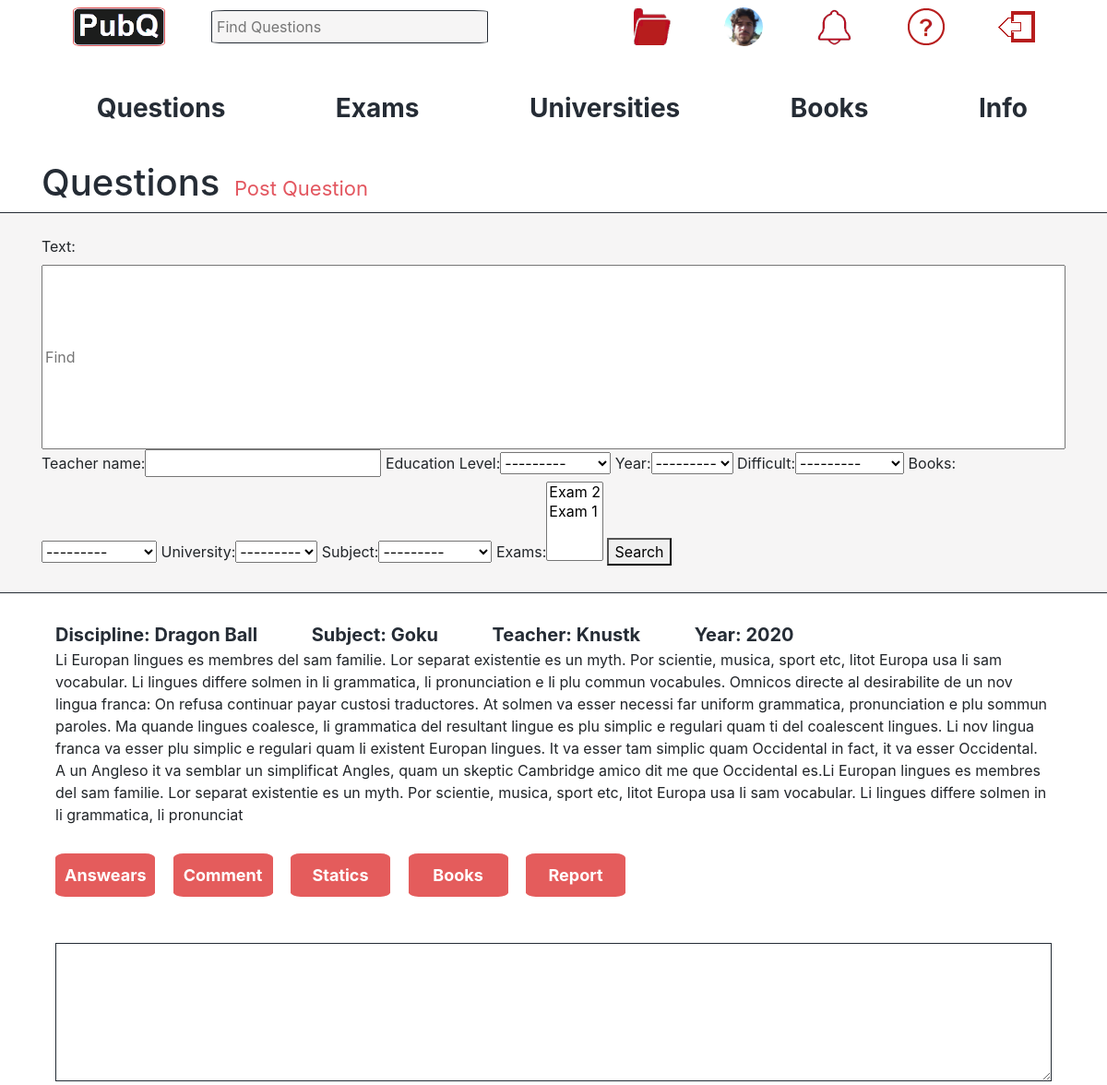
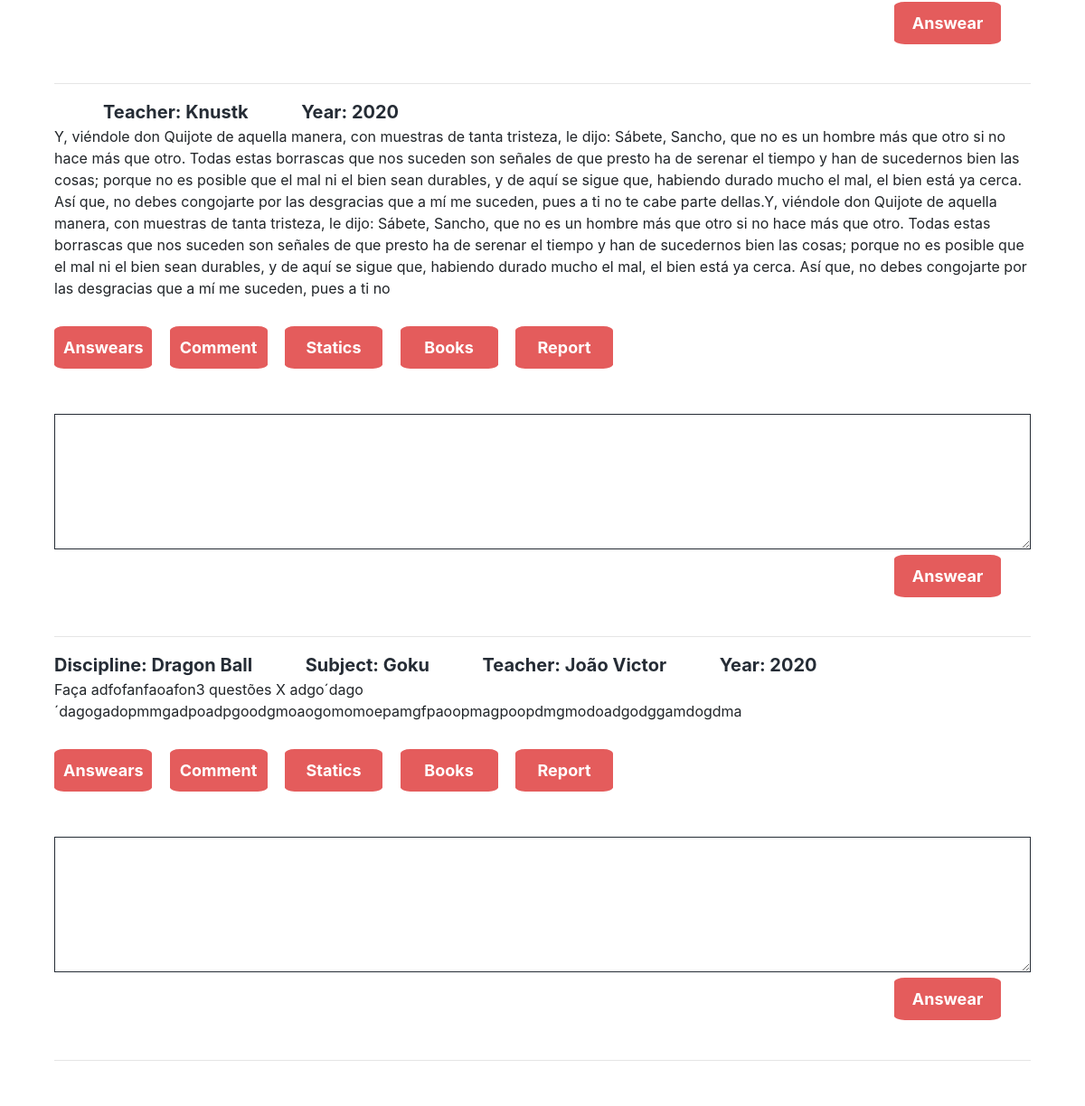
Screenshot of / (signed in) with the database file from the repository (2 pictures, top to bottom).
### base/models.py (models this page shows)
class Question(models.Model):
    date_created = models.DateTimeField(auto_now_add=True, null=True)
    text = models.CharField(max_length=10000)
    teacher_name = models.CharField(max_length=200)
    education_Level = models.CharField(max_length=1, choices=EDUCATIONS)
    year = models.CharField(max_length=2, choices=YEARS)
    answear = models.CharField(max_length=5000, blank=True, null=True)
    is_public = models.BooleanField(default=True, blank=True)
    wrong_answears_count = models.IntegerField(default=0, blank=True)
    difficult = models.CharField(max_length=1, blank=True, default='E', choices=DIFFICULTS)
    pic_1 = models.ImageField(blank=True, null=True)
    pic_2 = models.ImageField(blank=True, null=True)
    books = models.ForeignKey('Book', on_delete=models.SET_NULL, null=True, blank=True)
    university = models.ForeignKey('University', on_delete=models.SET_NULL, null=True, blank=True)
    subject = models.ForeignKey(Subject, on_delete=models.SET_NULL, null=True, blank=True)
    exams = models.ManyToManyField('Exam', blank=True)
    answears = models.ManyToManyField(Answear, blank=True)
    reports = models.ManyToManyField(Report, blank=True)

class Subject(models.Model):
    name = models.CharField(max_length=100)
    discipline_name = models.CharField(max_length=100)
    reports = models.ManyToManyField(Report, blank=True)
    def __str__(self):
        return self.name

### base/views.py (the view)
# urls.py: path("", views.questions, name="questions"),
@login_required(login_url="login")
def questions(request):
    filterQuestions = QuestionFilter(request.GET, queryset=Question.objects.filter(is_public=True))
    paginator = Paginator(filterQuestions.qs, 5)
    page = request.GET.get("page")
    try:
        questions = paginator.page(page)
    except PageNotAnInteger:
        questions = paginator.page(1)
    except EmptyPage:
        questions = paginator.page(paginator.num_pages)
    context = {
        "page": page,
        "questions": questions,
        "filterQuestions": filterQuestions,
    }
    return render(request, "base/questions.html", context)

### base/models.py (called while the page is built)
    def __str__(self):
        return self.initials

    def __str__(self):
        return self.title

    def __str__(self):
        return self.title

### base/templates/base/questions.html (shortened to what this page needs)
{%  extends 'base/main.html' %}
{% block content %}
<div class="container">
    <div style="display: inline-block;">
        <h1 style="color:#252c35;">Questions</h1>
    </div>
    <div style="display: inline-block; margin-left: 1%;">
        <a style="color: #e35760; font-size: 22px; text-align: center;" href="{% url 'postquestion' %}" type="submit">Post Question</a>
    </div>
</div>
<div style="background-color: #f6f5f5; border-top: #252c35 1px solid; border-bottom: #252c35 1px solid;">
    <div style="margin-top: 2%; margin-bottom: 2%;" class="container">
            <form method="get">
              {{ filterQuestions.form }}
              <button type="submit">Search</button>
            </form>
    </div>
</div>
<div class="container" style="margin-top: 30px;">
        {% for question in questions %}
            {% include 'base/question_display.html' %}
        {% endfor %}
</div>
{% endblock %}

### base/templates/base/main.html (shortened to what this page needs)
{% load static %}
<!DOCTYPE html>
<html>
<head>
    <link rel="stylesheet" href="https://stackpath.bootstrapcdn.com/bootstrap/4.5.2/css/bootstrap.min.css">
	<link rel="stylesheet" type="text/css" href="{% static '/css/main.css' %}">
</head>
<body style="margin:0px;">
    <div style="padding-top: 5px;">
        <div>
            {% include 'base/navbar.html' %}
            <div>
                {% block content %}{% endblock %}
        </div>
    </div>
    <p style="color:white; font-size:12px; margin-left:10px;">Kevin's enterprise</p>
</body>
</html>

### base/templates/base/navbar.html
{% load static %}
<div>
    <div class="container" style="margin-bottom: 20px;">
        <nav style="width: 100%; padding-top: 3px; padding-bottom: 10px; height: 50px;">
            <ul class="nav nav-tabs" style="border: 0px;">
                <li class="nav-item" style="margin-top:0px; margin-left:34px;">
                    <a href="{% url 'questions' %}">
                        <img style="border: #e45c5c 1px ridge; border-radius: 9%;" src="{% static 'images/lx10.png' %}">
                    </a>
                </li>
                <li class="nav-item" style="margin-top:0px; margin:auto; margin-left:20px;">
                    <input style="padding:5px; border-radius: 5%; border: #252c35 1px ridge; width: 300px; background-color: #f6f5f5; margin-right: 100px; margin-left: 30px;" placeholder="Find Questions" />
                </li>
                <li class="nav-item" style="margin-top:0px; margin:auto; margin-left: 25px;">
                    <a href="{% url 'myquestions' %}">
                        <img src="{% static 'images/myfolder2.png' %}">
                    </a>
                </li>
                <li class="nav-item" style="margin-top:0px; margin:auto; margin-left: 25px;">
                    <a href="{% url 'account_settings' %}">
                        <div style="width: 42px; height: 42px;">
                            <img style="width: 100%; height: 100%; border-radius: 50%;" src="{% static 'images/perfil.png' %}">
                        </div>
                    </a>
                </li>
                <li class="nav-item" style="margin-top:0px; margin:auto; margin-left: 25px;">
                    <a href="{% url 'notifications' %}">
                        <img src="{% static 'images/notification_k.png' %}">
                    </a>
                </li>
                <li class="nav-item" style="margin-top:0px; margin:auto; margin-left: 25px;">
                    <a href="{% url 'support' %}">
                        <img src="{% static 'images/info.png' %}">
                    </a>
                </li>
                <li class="nav-item" style="margin-top:0px; margin:auto; margin-left: 25px;">
                    <a href="{% url 'logout' %}">
                        <img src="{% static 'images/logout5.png' %}">
                    </a>
                </li>
            </ul>
        </nav>
    </div>
    <div class="container" style="margin-bottom: 20px;">
        <nav style="margin:0px; padding-top: 5px;">
            <ul class="nav nav-tabs" style="border: 0px;">
                <li class="nav-item" style="margin:auto;">
                    <a class="nav-link" style="border-radius: 10%; color:#252c35; padding:15px; padding-left:30px; padding-right:30px;  font-size: 28px; color:#252c35;  font-weight: bold;" href="{% url 'questions' %}">Questions</a>
                </li>
                <li class="nav-item" style="margin:auto;">
                    <a class="nav-link" style="border-radius: 10%; color:#252c35; padding:15px; padding-left:30px; padding-right:30px; font-size: 28px; color:#252c35;  font-weight: bold;" href="{% url 'exams' %}">Exams</a>
                </li>
                <li class="nav-item" style="margin:auto;">
                    <a class="nav-link" style="border-radius: 10%; color:#252c35; padding:15px; padding-left:30px; padding-right:30px; font-size: 28px; color:#252c35; font-weight: bold;" href="{% url 'universities' %}">Universities</a>
                </li>
                <li class="nav-item" style="margin:auto;">
                    <a class="nav-link" style="border-radius: 10%; color:#252c35; padding:15px; padding-left:30px; padding-right:30px;  font-size: 28px; color:#252c35; font-weight: bold;" href="{% url 'books' %}">Books</a>
                </li>
                <li class="nav-item" style="margin:auto; margin-right: 10px;">
                    <a class="nav-link" style="border-radius: 10%; color:#252c35; padding:15px; padding-left:30px; padding-right:30px;  font-size: 28px; color:#252c35; font-weight: bold;" href="{% url 'info' %}">Info</a>
                </li>
            </ul>
        </nav>
    </div>
</div>

### base/templates/base/question_display.html (shortened to what this page needs)
{% load static %}
<div class="container">
    <div style="display:block; margin-bottom:50px; margin-bottom:50px;">
        <div style="display:block;">
            {% if question.subject != None %}
                <div style="display:inline-block; display:inline-block;">
                    <b style="font-size: 20px; color:#252c35;">Discipline: {{question.subject.discipline_name}}</b>
                </div>
            {% endif %}
            {% if question.subject != None %}
                <div style="display:inline-block; margin-left: 5%;">
                    <b style="font-size: 20px; color:#252c35;">Subject: {{question.subject}}</b>
                </div>
            {% endif %}
            <div style="display:inline-block; display:inline-block; margin-left: 5%;">
                <b style="font-size: 20px; color:#252c35;">Teacher: {{question.teacher_name}}</b>
            </div>
            <div style="display:inline-block; display:inline-block; margin-left: 5%;">
                <b style="font-size: 20px; color:#252c35;">Year: {{question.date_created.year}}</b>
            </div>
        </div>
        <div>
            <p style="margin-bottom:30px;">{{question.text}}</p>
        </div>
        <div>
            <button id="answears" style="width: 10%; padding:10px; background-color: #e45c5c; color: white; border-radius: 10%; border:none; margin-right: 15px; font-weight: bold; font-size: 18px;"  onclick="Show">Answears</button>
            <button style="width: 10%; padding:10px; background-color: #e45c5c; color: white; border-radius: 10%; border: none; margin-right: 15px; font-weight: bold; font-size: 18px;">Comment</button>
            <button style="width: 10%; padding:10px; background-color: #e45c5c; color: white; border-radius: 10%; border: none; margin-right: 15px; font-weight: bold; font-size: 18px;">Statics</button>
            <button style="width: 10%; padding:10px; background-color: #e45c5c; color: white; border-radius: 10%; border: none; margin-right: 15px; font-weight: bold; font-size: 18px;">Books</button>
            <a href="postreport"><button style="width: 10%; padding:10px; background-color: #e45c5c; color: white; border-radius: 10%; border: none; font-weight: bold; font-size: 18px;">Report</button></a>
        </div>
    </div>
    <div style="margin-bottom: 4%;">
        <div>
            <textarea style="width:100%; height: 150px; border: #252c35 1px ridge;"></textarea>
            <div style="margin-left: 86%; width: 20%;">
                <button style="padding:10px; padding-right:20px; padding-left:20px; background-color: #e45c5c; color: white; border-radius: 10%; border: none; font-weight: bold; font-size: 18px;" type="submit">Answear</button>
            </div>
        </div>
    </div>
    <hr>
</div>

### base/templates/base/questions.html (style rules this page uses)
#id_text { width: 100%; height: 200px; }

### base/templates/base/question_display.html (style rules this page uses)
#id_text { width: 100%; height: 200px; }

### rows the page displays
Question: subject.discipline_name "Dragon Ball", subject "Goku", teacher_name "Knustk", date_created.year "2020", text "Li Europan lingues es membres del sam familie. Lor separat existentie es un myth. Por scientie, musica, sport etc, litot Europa usa li sam vocabular. Li lingues differe solmen in li grammatica, li pronunciation e li plu commun vocabules. Omnicos directe al desirabilite de un nov lingua franca: On refusa continuar payar custosi traductores. At solmen va esser necessi far uniform grammatica, pronunciation e plu sommun paroles. Ma quande lingues coalesce, li grammatica del resultant lingue es plu simplic e regulari quam ti del coalescent lingues. Li nov lingua franca va esser plu simplic e regulari quam li existent Europan lingues. It va esser tam simplic quam Occidental in fact, it va esser…"
Question: teacher_name "Knustk", date_created.year "2020", text "Y, viéndole don Quijote de aquella manera, con muestras de tanta tristeza, le dijo: Sábete, Sancho, que no es un hombre más que otro si no hace más que otro. Todas estas borrascas que nos suceden son señales de que presto ha de serenar el tiempo y han de sucedernos bien las cosas; porque no es posible que el mal ni el bien sean durables, y de aquí se sigue que, habiendo durado mucho el mal, el bien está ya cerca. Así que, no debes congojarte por las desgracias que a mí me suceden, pues a ti no te cabe parte dellas.Y, viéndole don Quijote de aquella manera, con muestras de tanta tristeza, le dijo: Sábete, Sancho, que no es un hombre más que otro si no hace más que otro. Todas estas borrascas…"
Question: subject.discipline_name "Dragon Ball", subject "Goku", teacher_name "João Victor", date_created.year "2020", text "Faça adfofanfaoafon3 questões X adgo´dago´dagogadopmmgadpoadpgoodgmoaogomomoepamgfpaoopmagpoopdmgmodoadgodggamdogdma"
